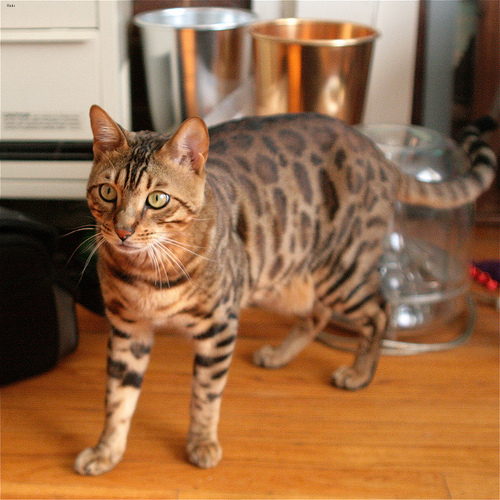
#> input picture ImageDataProcessing/pics/9.jpg, 500 x 500 px
$ python T10.py
#> lines starting #> are read from the running program, lines starting #| are printed output that depends on the picture
import PIL.Image as Image
import numpy as np
"""

"""
img = Image.open('./pics/9.jpg')
#> img is the input picture: PIL image 500x500 RGB; mean R, G, B 151.7, 109.3, 75
img.show()
img = np.array(img,dtype=float)
#> img: shape (500, 500, 3) float64
w,h,_ = img.shape
#> w = 500; h = 500
for i in range(w):
    mmax = [0.0,0.0,0.0]
    mmin= [0.0,0.0,0.0]
    # [6 lines of commented-out code are left out]
    for j in range(h):
        for k in range(3):
            img[i][j][k] /=255.0
print(img)
#> (printed output is left out)
i = Image.fromarray(img,"RGB")
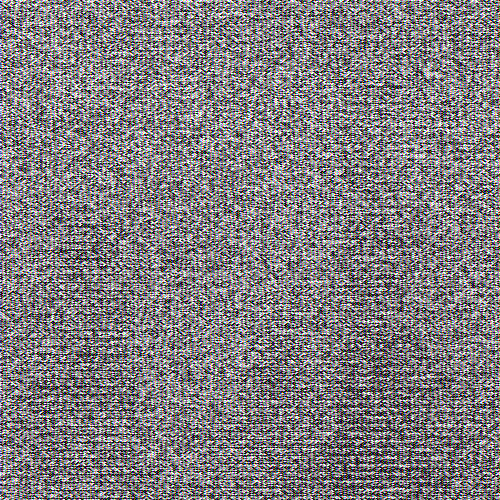
#> i: PIL image 500x500 RGB; mean R, G, B 127.8, 126.6, 127.3
i.show()

$ run again, with ImageDataProcessing/pics/0.jpg copied over ImageDataProcessing/pics/9.jpg
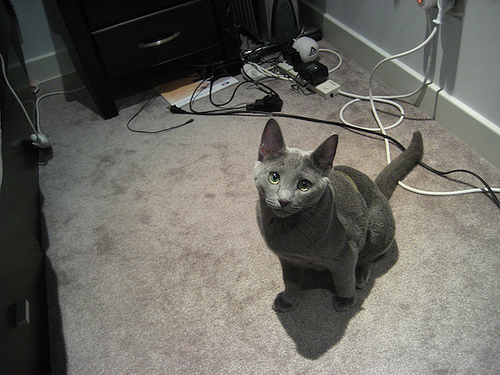
#> input picture ImageDataProcessing/pics/0.jpg, 500 x 375 px
#> img is the input picture: PIL image 500x375 RGB; mean R, G, B 104.1, 102.7, 96.2
#> (printed output is left out)
#> `i = Image.fromarray(img,"RGB")`:
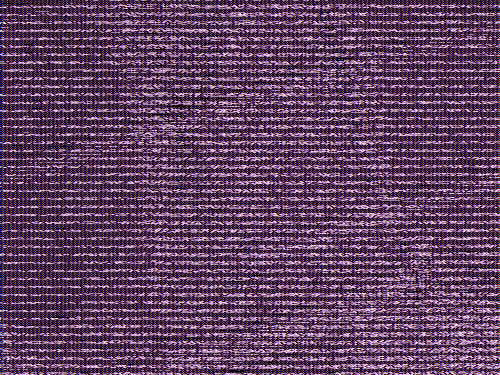
#> i: PIL image 500x375 RGB; mean R, G, B 79.8, 79.8, 80

$ run again, with ImageDataProcessing/pics/1.jpg copied over ImageDataProcessing/pics/9.jpg
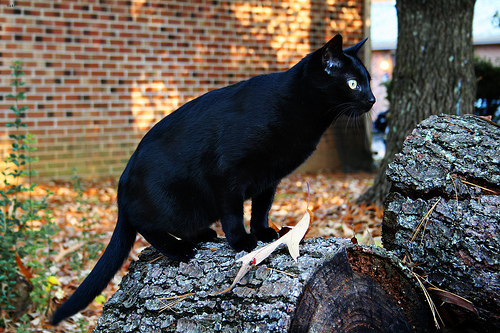
#> input picture ImageDataProcessing/pics/1.jpg, 500 x 333 px
#> img is the input picture: PIL image 500x333 RGB; mean R, G, B 94.9, 87.9, 79
#> (printed output is left out)
#> `i = Image.fromarray(img,"RGB")`:
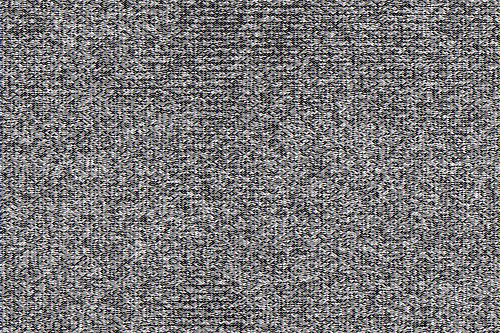
#> i: PIL image 500x333 RGB; mean R, G, B 120, 118.7, 119.4

$ run again, with ImageDataProcessing/pics/2.jpg copied over ImageDataProcessing/pics/9.jpg
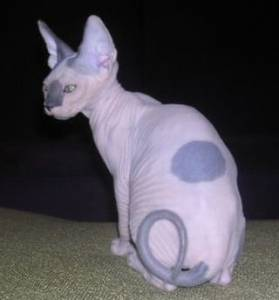
#> input picture ImageDataProcessing/pics/2.jpg, 279 x 300 px
#> img is the input picture: PIL image 279x300 RGB; mean R, G, B 80.6, 77.4, 85.2
#> (printed output is left out)
#> `i = Image.fromarray(img,"RGB")`:
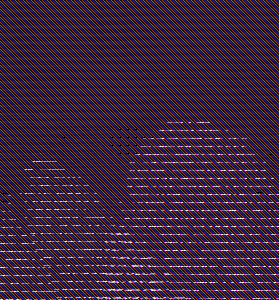
#> i: PIL image 279x300 RGB; mean R, G, B 49, 49, 48.9
